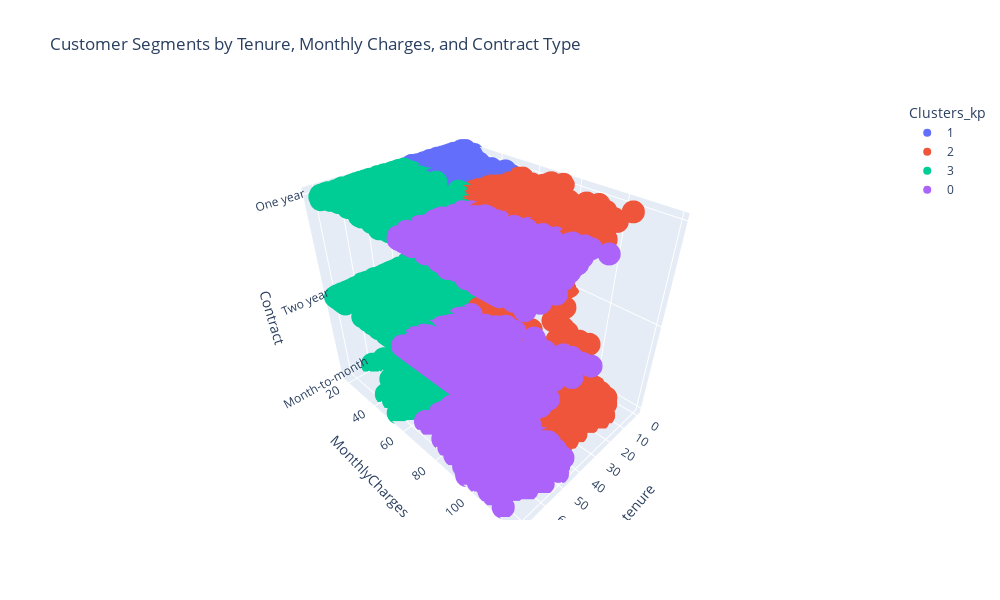

Source (notebook cell):
### Code cell
px.scatter_3d(
    data_frame = df,
    x = 'tenure',
    y = 'MonthlyCharges',
    z = 'Contract',
    color = 'Clusters_kp',
    title = 'Customer Segments by Tenure, Monthly Charges, and Contract Type',
    width = 1000,
    height = 600
)

### Figure 1 — Plotly figure (JSON) as saved in the notebook; plotly's stock layout.template omitted (floating-point values rounded to 4 significant figures; data arrays with more than 128 entries replaced by an {"elided": "..."} marker saying what was removed)
{"data": [{"hovertemplate": "Clusters_kp=1<br>tenure=%{x}<br>MonthlyCharges=%{y}<br>Contract=%{z}<extra></extra>", "legendgroup": "1", "marker": {"color": "#636efa", "symbol": "circle"}, "mode": "markers", "name": "1", "scene": "scene", "showlegend": true, "type": "scatter3d", "x": {"elided": "1730 int values"}, "y": {"elided": "1730 float values"}, "z": {"elided": "1730 str values"}}, {"hovertemplate": "Clusters_kp=2<br>tenure=%{x}<br>MonthlyCharges=%{y}<br>Contract=%{z}<extra></extra>", "legendgroup": "2", "marker": {"color": "#EF553B", "symbol": "circle"}, "mode": "markers", "name": "2", "scene": "scene", "showlegend": true, "type": "scatter3d", "x": {"elided": "2323 int values"}, "y": {"elided": "2323 float values"}, "z": {"elided": "2323 str values"}}, {"hovertemplate": "Clusters_kp=3<br>tenure=%{x}<br>MonthlyCharges=%{y}<br>Contract=%{z}<extra></extra>", "legendgroup": "3", "marker": {"color": "#00cc96", "symbol": "circle"}, "mode": "markers", "name": "3", "scene": "scene", "showlegend": true, "type": "scatter3d", "x": {"elided": "1135 int values"}, "y": {"elided": "1135 float values"}, "z": {"elided": "1135 str values"}}, {"hovertemplate": "Clusters_kp=0<br>tenure=%{x}<br>MonthlyCharges=%{y}<br>Contract=%{z}<extra></extra>", "legendgroup": "0", "marker": {"color": "#ab63fa", "symbol": "circle"}, "mode": "markers", "name": "0", "scene": "scene", "showlegend": true, "type": "scatter3d", "x": {"elided": "1833 int values"}, "y": {"elided": "1833 float values"}, "z": {"elided": "1833 str values"}}], "layout": {"height": 600, "legend": {"title": {"text": "Clusters_kp"}, "tracegroupgap": 0}, "scene": {"aspectmode": "auto", "aspectratio": {"x": 0.8464, "y": 1.181, "z": 1}, "domain": {"x": [0, 1], "y": [0, 1]}, "xaxis": {"title": {"text": "tenure"}, "type": "linear"}, "yaxis": {"title": {"text": "MonthlyCharges"}, "type": "linear"}, "zaxis": {"title": {"text": "Contract"}, "type": "category"}}, "title": {"text": "Customer Segments by Tenure, Monthly Charges, and Contract Type"}, "width": 1000}}
